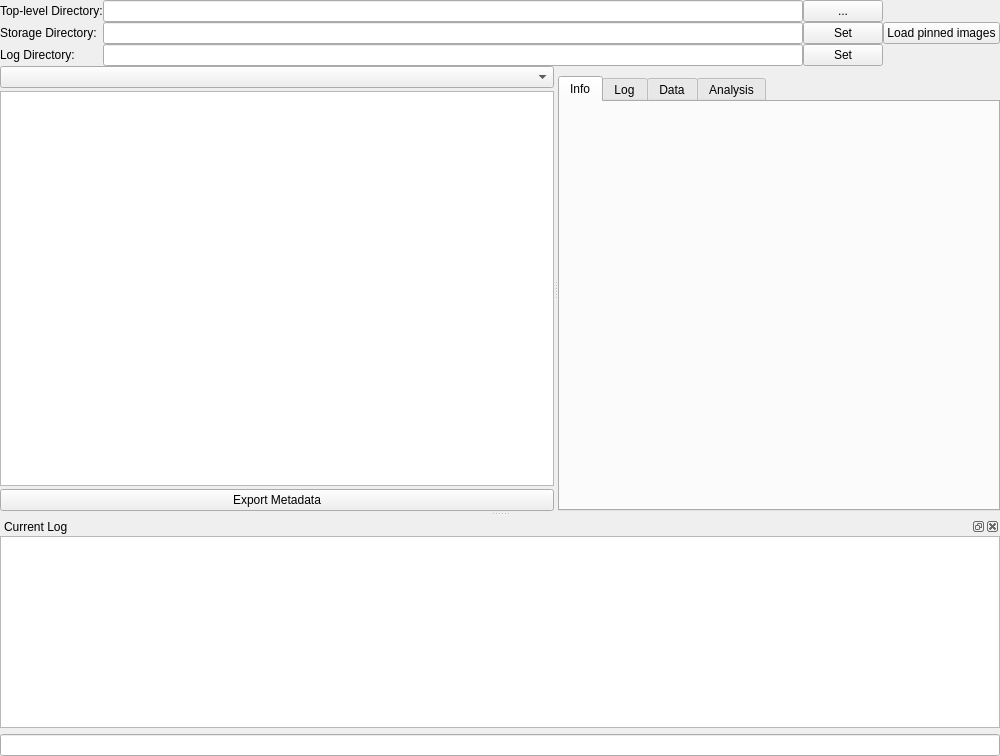
<?xml version="1.0" encoding="UTF-8"?>
<ui version="4.0">
 <class>MainWindow</class>
 <widget class="QMainWindow" name="MainWindow">
  <property name="geometry">
   <rect>
    <x>0</x>
    <y>0</y>
    <width>1000</width>
    <height>756</height>
   </rect>
  </property>
  <property name="windowTitle">
   <string>Data Manager</string>
  </property>
  <widget class="QWidget" name="centralwidget">
   <layout class="QVBoxLayout" name="verticalLayout_5">
    <property name="spacing">
     <number>0</number>
    </property>
    <property name="margin">
     <number>0</number>
    </property>
    <item>
     <layout class="QGridLayout" name="gridLayout">
      <item row="0" column="0">
       <widget class="QLabel" name="label_2">
        <property name="text">
         <string>Top-level Directory:</string>
        </property>
       </widget>
      </item>
      <item row="0" column="1">
       <widget class="QLineEdit" name="baseDirText"/>
      </item>
      <item row="0" column="2">
       <widget class="QPushButton" name="selectDirBtn">
        <property name="text">
         <string>...</string>
        </property>
       </widget>
      </item>
      <item row="1" column="0">
       <widget class="QLabel" name="label">
        <property name="text">
         <string>Storage Directory:</string>
        </property>
       </widget>
      </item>
      <item row="1" column="1">
       <widget class="QLineEdit" name="currentDirText"/>
      </item>
      <item row="1" column="2">
       <widget class="QPushButton" name="setCurrentDirBtn">
        <property name="text">
         <string>Set</string>
        </property>
       </widget>
      </item>
      <item row="1" column="3">
       <widget class="QPushButton" name="loadPinnedImagesBtn">
        <property name="text">
         <string>Load pinned images</string>
        </property>
       </widget>
      </item>
      <item row="2" column="1">
       <widget class="QLineEdit" name="logDirText"/>
      </item>
      <item row="2" column="0">
       <widget class="QLabel" name="label_3">
        <property name="text">
         <string>Log Directory:</string>
        </property>
       </widget>
      </item>
      <item row="2" column="2">
       <widget class="QPushButton" name="setLogDirBtn">
        <property name="text">
         <string>Set</string>
        </property>
       </widget>
      </item>
     </layout>
    </item>
    <item>
     <widget class="QSplitter" name="splitter">
      <property name="orientation">
       <enum>Qt::Horizontal</enum>
      </property>
      <widget class="QWidget" name="layoutWidget">
       <layout class="QVBoxLayout" name="verticalLayout_2">
        <property name="spacing">
         <number>3</number>
        </property>
        <item>
         <widget class="QComboBox" name="newFolderList">
          <property name="sizePolicy">
           <sizepolicy hsizetype="Expanding" vsizetype="Fixed">
            <horstretch>2</horstretch>
            <verstretch>0</verstretch>
           </sizepolicy>
          </property>
         </widget>
        </item>
        <item>
         <widget class="DirTreeWidget" name="fileTreeWidget">
          <property name="sizePolicy">
           <sizepolicy hsizetype="MinimumExpanding" vsizetype="Expanding">
            <horstretch>150</horstretch>
            <verstretch>0</verstretch>
           </sizepolicy>
          </property>
          <property name="editTriggers">
           <set>QAbstractItemView::EditKeyPressed|QAbstractItemView::SelectedClicked</set>
          </property>
          <property name="dragEnabled">
           <bool>true</bool>
          </property>
          <property name="dragDropMode">
           <enum>QAbstractItemView::DragDrop</enum>
          </property>
          <attribute name="headerVisible">
           <bool>false</bool>
          </attribute>
          <column>
           <property name="text">
            <string notr="true">1</string>
           </property>
          </column>
         </widget>
        </item>
        <item>
         <widget class="FeedbackButton" name="exportMetadataBtn">
          <property name="toolTip">
           <string>Export the selected cell's metadata (or every cell in a selected slice) as a joint-notebook row. The row is saved as CSV and copied to the clipboard, ready to paste into the sheet.</string>
          </property>
          <property name="text">
           <string>Export Metadata</string>
          </property>
         </widget>
        </item>
       </layout>
      </widget>
      <widget class="QWidget" name="layoutWidget">
       <layout class="QVBoxLayout" name="verticalLayout_4">
        <property name="spacing">
         <number>0</number>
        </property>
        <item>
         <widget class="QLabel" name="fileNameLabel">
          <property name="sizePolicy">
           <sizepolicy hsizetype="Preferred" vsizetype="Fixed">
            <horstretch>5</horstretch>
            <verstretch>0</verstretch>
           </sizepolicy>
          </property>
          <property name="font">
           <font>
            <pointsize>7</pointsize>
            <weight>75</weight>
            <bold>true</bold>
           </font>
          </property>
          <property name="text">
           <string/>
          </property>
         </widget>
        </item>
        <item>
         <widget class="QTabWidget" name="fileDisplayTabs">
          <property name="sizePolicy">
           <sizepolicy hsizetype="Expanding" vsizetype="Expanding">
            <horstretch>5</horstretch>
            <verstretch>0</verstretch>
           </sizepolicy>
          </property>
          <property name="currentIndex">
           <number>0</number>
          </property>
          <widget class="QWidget" name="tab">
           <attribute name="title">
            <string>Info</string>
           </attribute>
           <layout class="QVBoxLayout" name="verticalLayout_3">
            <property name="spacing">
             <number>0</number>
            </property>
            <property name="margin">
             <number>0</number>
            </property>
            <item>
             <widget class="FileInfoView" name="fileInfo" native="true"/>
            </item>
           </layout>
          </widget>
          <widget class="QWidget" name="logTab">
           <attribute name="title">
            <string>Log</string>
           </attribute>
           <layout class="QVBoxLayout" name="verticalLayout_6">
            <property name="spacing">
             <number>0</number>
            </property>
            <property name="margin">
             <number>0</number>
            </property>
           </layout>
          </widget>
          <widget class="QWidget" name="tab_3">
           <attribute name="title">
            <string>Data</string>
           </attribute>
           <layout class="QVBoxLayout" name="verticalLayout_7">
            <item>
             <widget class="FileDataView" name="dataViewWidget" native="true"/>
            </item>
           </layout>
          </widget>
          <widget class="QWidget" name="analysisTab">
           <attribute name="title">
            <string>Analysis</string>
           </attribute>
           <layout class="QGridLayout" name="gridLayout_2">
            <property name="margin">
             <number>0</number>
            </property>
            <property name="spacing">
             <number>0</number>
            </property>
           </layout>
          </widget>
         </widget>
        </item>
       </layout>
      </widget>
     </widget>
    </item>
   </layout>
  </widget>
  <widget class="QDockWidget" name="logDock">
   <property name="floating">
    <bool>false</bool>
   </property>
   <property name="features">
    <set>QDockWidget::AllDockWidgetFeatures</set>
   </property>
   <property name="windowTitle">
    <string>Current Log</string>
   </property>
   <attribute name="dockWidgetArea">
    <number>8</number>
   </attribute>
   <widget class="QWidget" name="dockWidgetContents">
    <layout class="QVBoxLayout" name="verticalLayout">
     <property name="margin">
      <number>0</number>
     </property>
     <item>
      <widget class="QTextEdit" name="logView">
       <property name="readOnly">
        <bool>true</bool>
       </property>
      </widget>
     </item>
     <item>
      <widget class="QLineEdit" name="logEntryText"/>
     </item>
    </layout>
   </widget>
  </widget>
 </widget>
 <customwidgets>
  <customwidget>
   <class>FileInfoView</class>
   <extends>QWidget</extends>
   <header>.FileInfoView</header>
   <container>1</container>
  </customwidget>
  <customwidget>
   <class>FileDataView</class>
   <extends>QWidget</extends>
   <header>.FileDataView</header>
   <container>1</container>
  </customwidget>
  <customwidget>
   <class>DirTreeWidget</class>
   <extends>QTreeWidget</extends>
   <header>acq4.util.DirTreeWidget</header>
  </customwidget>
  <customwidget>
   <class>FeedbackButton</class>
   <extends>QPushButton</extends>
   <header>pyqtgraph</header>
  </customwidget>
 </customwidgets>
 <resources/>
 <connections/>
</ui>
